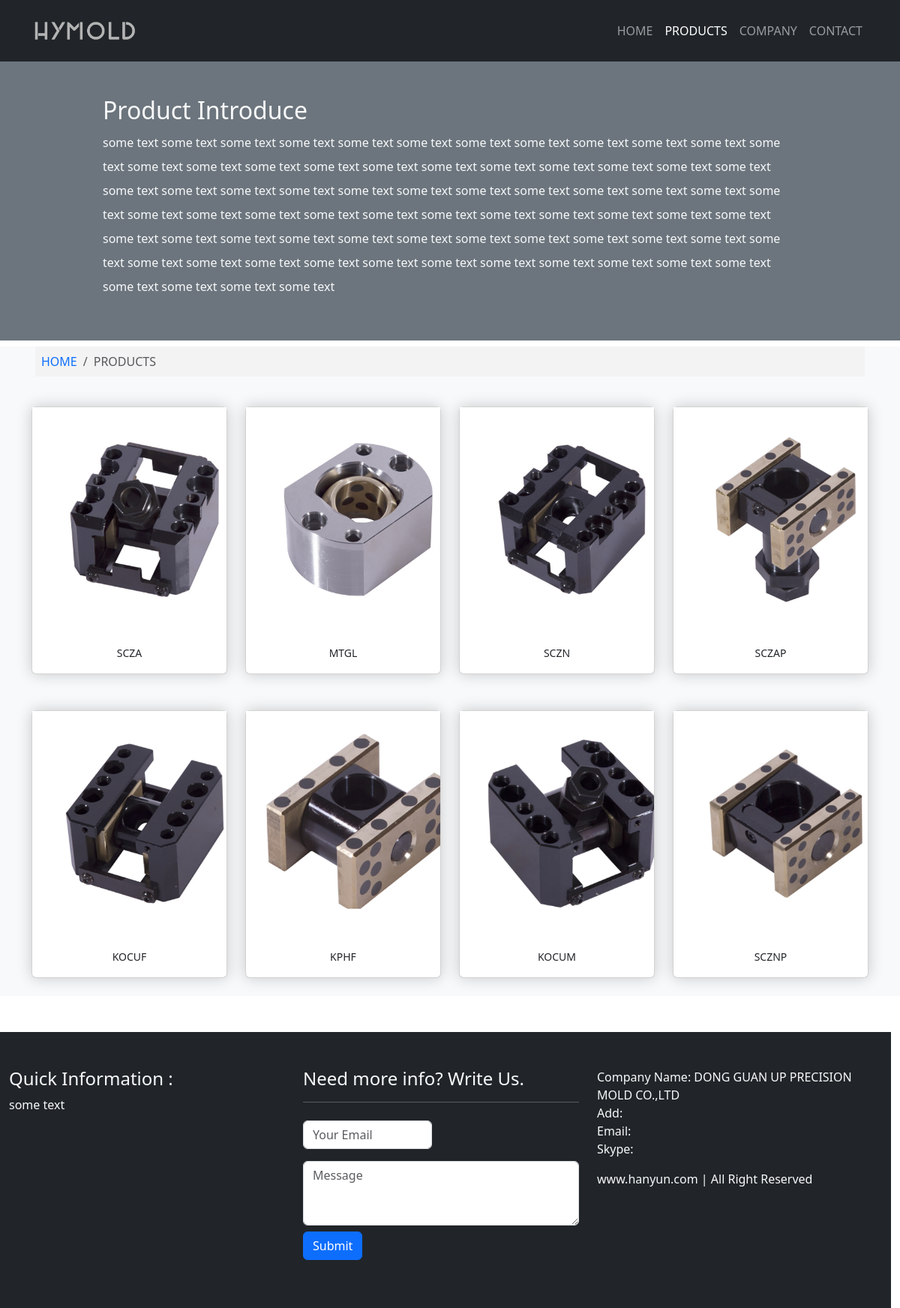
Page /products on the committed database.
### app.py (models this page shows)
class Product(db.Model):
    __tablename__ = 'product'
    id = db.Column(db.Integer, primary_key=True)
    name = db.Column(db.String(20))
    price = db.Column(db.Float)
    description = db.Column(db.String(200))
    content = db.Column(db.Text())
    timestamp = db.Column(db.DateTime, nullable=False, default=datetime.now, index=True)
    clicks = db.Column(db.Integer)

class Photo(db.Model):
    __tablename__ = 'photo'
    id = db.Column(db.Integer, primary_key=True)
    filename = db.Column(db.String(100))
    timestamp = db.Column(db.DateTime, nullable=False, default=datetime.now, index=True)
    product_id = db.Column(db.Integer, db.ForeignKey('product.id'))
    product = db.relationship('Product', backref=db.backref('photos', lazy='dynamic', cascade='all, delete-orphan'))
    source = db.Column(db.String(200), default='form')  # 区别图片来源

### app.py (the view)
@app.route('/products')
def products():
    return render_template('products.html')

### app.py (called while the page is built)
@app.context_processor
def make_template_context():
    return dict(
        products=Product.query.order_by(Product.id.asc()).all(),
        about=About.query.order_by(About.timestamp.desc()).first(),
        advantages=Advantage.query.order_by(Advantage.id.asc()).all()
    )

### templates/products.html (shortened to what this page needs)
{% extends 'base.html' %}
{% block nav_products %}
    active
{% endblock %}
{% block content %}
    <div class="section bg-secondary py-5 custom-container">
        <div class="container">
            <div class="row text-light">
                <div class="col-md-10 offset-md-1 col-sm-10 offset-sm-1">
                    <h2>Product Introduce</h2>
                    <h6 class="lh-lg">
                        some text some text some text some text some text some text some text some text some text some
                        text some text some text some text some text some text some text some text some text some text
                        some text some text some text some text some text some text some text some text some text some
                        text some text some text some text some text some text some text some text some text some text
                        some text some text some text some text some text some text some text some text some text some
                        text some text some text some text some text some text some text some text some text some text
                        some text some text some text some text some text some text some text some text some text some
                        text some text some text some text some text some text some text
                    </h6>
                </div>
            </div>
        </div>
    </div>
    <section class="text-center bg-light">
        <div class="container">
            <nav aria-label="breadcrumb" class="mt-2 mb-3">
                <ol class="breadcrumb p-2 breadcrumb-style">
                    <li class="breadcrumb-item">
                        <a href="{{ url_for('index') }}"
                           class="link-underline link-underline-opacity-0 link-underline-opacity-75-hover">HOME
                        </a>
                    </li>
                    <li class="breadcrumb-item active" aria-current="page">PRODUCTS</li>
                </ol>
            </nav>
            <div class="row">
                {% for product in products %}
                    <div class="col-md-3 col-sm-6 col-12 my-2">
                        <div class="card my-3 transition_style">
                            <div class="light-move">
                                <a href="{{ url_for('product', product_id=product.id) }}">
                                    {% set photo = product.photos|first %}
                                    {% if photo %}
                                        <img src="{{ url_for('get_image', filename=photo.filename) }}"
                                             alt="{{ product.name }}" style="width: 300px;height: auto;">
                                    {% else %}
                                        <img class="card-img-top"
                                             src="{{ url_for('static', filename='img/no_product.jpg') }}"
                                             alt="Card image cap">
                                    {% endif %}
                                </a>
                            </div>
                            <a href="{{ url_for('product', product_id=product.id) }}"
                               class="p-3 btn btn-sm">{{ product.name }}</a>
                        </div>
                    </div>
                {% endfor %}
            </div>
        </div>
    </section>
{% endblock %}

### static/css/styles.css (style rules this page uses)
.custom-container { margin-top: 80px; padding-left: 0px; padding-right: 0px; }
.transition_style { transition: all 0.5s; box-shadow: 0 0 20px rgba(0, 0, 0, 0.2); }
.breadcrumb-style { padding: 5px; margin: 5px; background-color: #f4f3f3; }
.light-move { position: relative; overflow: hidden; cursor: pointer; }
.light-move:after { position: absolute; left: -100%; top: 0; width: 50%; height: 100%; content: ""; background: linear-gradient(to right, rgba(255, 255, 255, 0) 0, rgba(255, 255, 255, 0.3) 50%, rgba(255, 255, 255, 0) 100%); transform: skewX(-45deg); pointer-events: none; }

### rows in the picture
Product: filename (picture), name "SCZA"
Product: filename (picture), name "MTGL"
Product: filename (picture), name "SCZN"
Product: filename (picture), name "SCZAP"
Product: filename (picture), name "KOCUF"
Product: filename (picture), name "KPHF"
Product: filename (picture), name "KOCUM"
Product: filename (picture), name "SCZNP"
